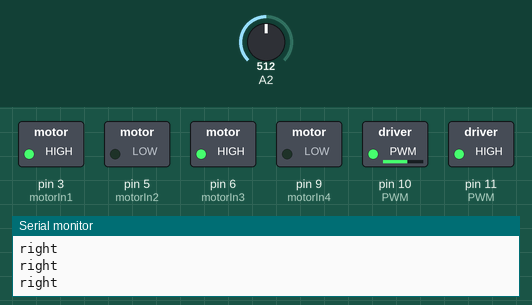
Recording of a sketch running on a simulated Arduino Uno, built with avr-gcc and run on an emulated ATmega328P. On the bench: switched loads named in the sketch (green lamp = pin HIGH), the last lines printed to the serial monitor. Inputs (shaded band) come from the test bench; at power-on: A2 = 512.

Above: at 1.2 s.
1.3 s: A2 set to 583
2.8 s: A2 set to 618
At 4.0 s:
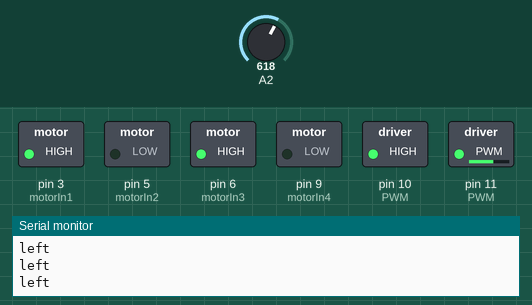
4.3 s: A2 set to 590
At 5.4 s:
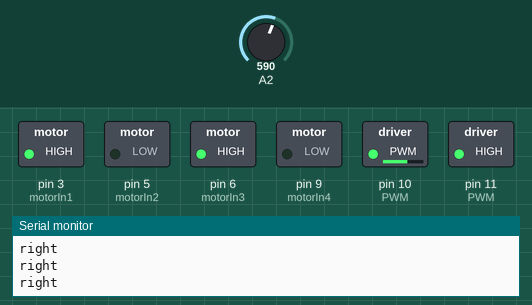
5.9 s: A2 set to 610
At 6.7 s:
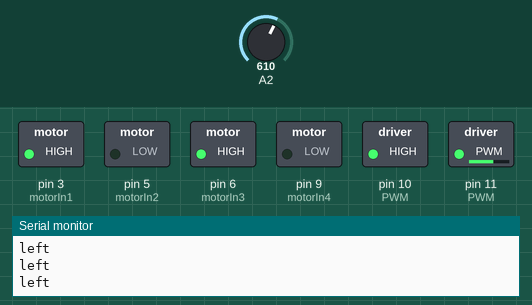
7.5 s: A2 set to 511
At 8.0 s:
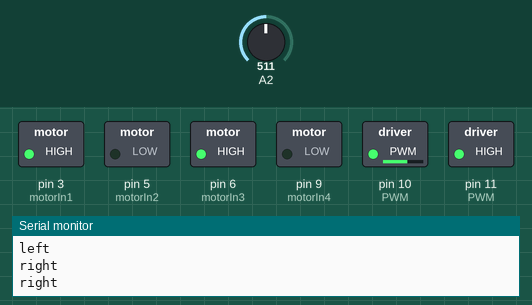
Timing chart, 0 to 10.1 s (numbered marks = the images above; inputs shaded):
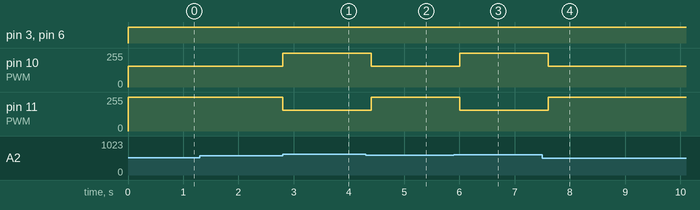

Measured:
- the behaviour switches between 600 and 601 on A2 (found by bisection; images 0 and 1)
- after the input at 2.8 s, pin 10 (PWM): 154/255 → 255/255 at once; pin 11 (PWM): 255/255 → 154/255 at once
- after the input at 4.3 s, pin 10 (PWM): 255/255 → 154/255 after 0.11 s; pin 11 (PWM): 154/255 → 255/255 after 0.11 s
- after the input at 5.9 s, pin 10 (PWM): 154/255 → 255/255 after 0.11 s; pin 11 (PWM): 255/255 → 154/255 after 0.11 s
- after the input at 7.5 s, pin 10 (PWM): 255/255 → 154/255 after 0.11 s; pin 11 (PWM): 154/255 → 255/255 after 0.11 s

The sketch:

EX6-3.ino
```cpp
#define motorIn1  3     //L293D 的 input 1 接到Arduino的#3腳位
#define motorIn2  5     //L293D 的 input 2 接到Arduino的#5腳位
#define motorIn3  6     //L293D 的 input 3 接到Arduino的#6腳位
#define motorIn4  9     //L293D 的 input 4 接到Arduino的#9腳位
int data = 0;            //KY-033感測器讀數

void setup()
{
  Serial.begin(9600);   //USB
  pinMode(motorIn1, OUTPUT);
  pinMode(motorIn2, OUTPUT);
  pinMode(motorIn3, OUTPUT);
  pinMode(motorIn4, OUTPUT);
  pinMode(10, OUTPUT);  //PWM
  pinMode(11, OUTPUT);  //PWM
}

void loop()
{
  data = analogRead(A2);  //更新感測器讀數
  if (data > 600) { //偵測到黑線, 左轉
    left();
  }
  else {
    right();
  }
  delay(200);
}//loop

void left()      //左轉之副程式
{
  Serial.println("left");
  analogWrite(10, 255);  //設定左輪轉速為 100%
  analogWrite(11, 154);  //設定右輪轉速為 60%
  digitalWrite(motorIn1, HIGH);
  digitalWrite(motorIn2, LOW);
  digitalWrite(motorIn3, HIGH);
  digitalWrite(motorIn4, LOW);
}

void right()         //右轉之副程式
{
  Serial.println("right");
  analogWrite(10, 154);  //設定左輪轉速為 60%
  analogWrite(11, 255);  //設定右輪轉速為 100%
  digitalWrite(motorIn1, HIGH);
  digitalWrite(motorIn2, LOW);
  digitalWrite(motorIn3, HIGH);
  digitalWrite(motorIn4, LOW);
}
```
